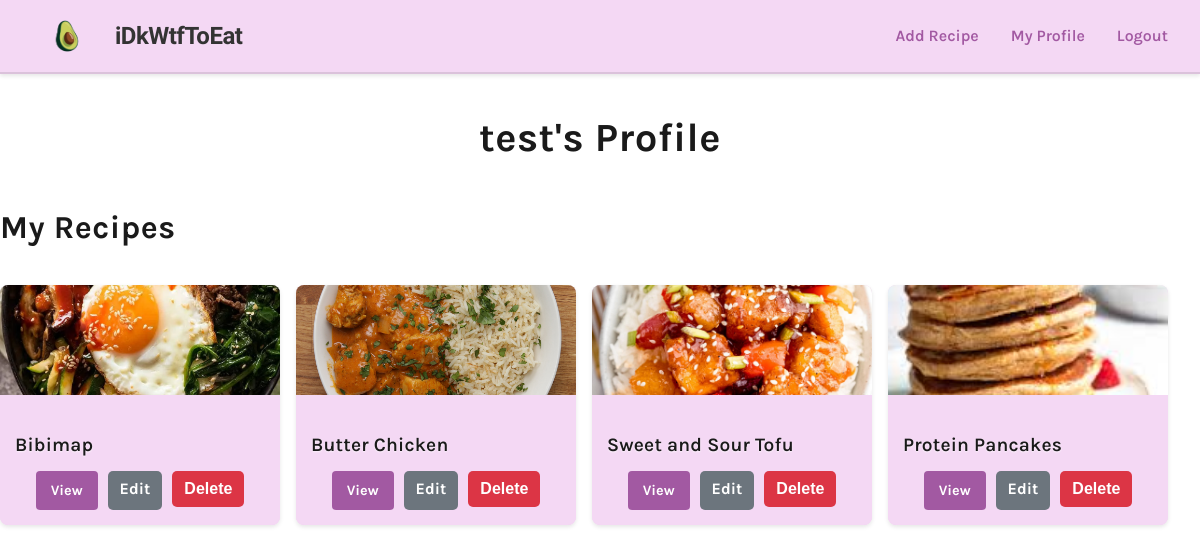
The page /user/test (signed in) on the database its author committed.
### app/models.py (models this page shows, shortened)
class User(UserMixin, db.Model):
    id = db.Column(db.Integer, primary_key=True)
    username = db.Column(db.String(64), unique=True, nullable=False)
    email = db.Column(db.String(120), unique=True, nullable=False)
    password_hash = db.Column(db.String(128))
    recipes = db.relationship('Recipe', backref='author', lazy='dynamic')

class Recipe(db.Model):
    id = db.Column(db.Integer, primary_key=True)
    title = db.Column(db.String(100), nullable=False)
    description = db.Column(db.Text)
    ingredients = db.Column(db.Text, nullable=False)
    instructions = db.Column(db.Text, nullable=False)
    calories = db.Column(db.Float, nullable=False)
    protein = db.Column(db.Float, nullable=False)
    created_at = db.Column(db.DateTime, default=datetime.utcnow)
    user_id = db.Column(db.Integer, db.ForeignKey('user.id'))
    category_id = db.Column(db.Integer, db.ForeignKey('category.id'))
    image_url = db.Column(db.String(255))  # Store the path to the uploaded image
    prep_time = db.Column(db.Float)
    cook_time = db.Column(db.Float)
    servings = db.Column(db.Float)

### app/main/routes.py (the view)
@bp.route('/user/<username>')
@login_required
def user(username):
    user = User.query.filter_by(username=username).first_or_404()
    recipes = Recipe.query.filter_by(user_id=user.id).all()
    return render_template('user.html', user=user, recipes=recipes)

### app/models.py (called while the page is built)
@login.user_loader
def load_user(id):
    return User.query.get(int(id))

### app/templates/user.html (shortened to what this page needs)
{% extends "base.html" %}
{% block content %}
    <div class="user-profile">
        <h1>{{ user.username }}'s Profile</h1>
        <div class="user-recipes">
            <h2>My Recipes</h2>
            {% if recipes %}
                <div class="recipe-grid">
                    {% for recipe in recipes %}
                        <div class="recipe-card">
                            {% if recipe.image_url %}
                                <img src="{{ recipe.image_url }}" alt="{{ recipe.title }}">
                            {% else %}
                                <img src="{{ url_for('static', filename='images/main-body-food.jpg') }}" alt="Default Recipe Image">
                            {% endif %}
                            <div class="recipe-info">
                                <h3>{{ recipe.title }}</h3>
                                <div class="recipe-actions">
                                    <a href="{{ url_for('main.view_recipe', id=recipe.id) }}" class="view-recipe">View</a>
                                    <a href="{{ url_for('main.edit_recipe', id=recipe.id) }}" class="btn btn-secondary">Edit</a>
                                    <form action="{{ url_for('main.delete_recipe', id=recipe.id) }}" method="POST" style="display: inline;">
                                        <button type="submit" class="btn btn-danger" onclick="return confirm('Are you sure you want to delete this recipe?')">Delete</button>
                                    </form>
                                </div>
                            </div>
                        </div>
                    {% endfor %}
                </div>
            {% else %}
                <p class="no-recipes">You haven't added any recipes yet.</p>
                <div class="text-center">
                    <a href="{{ url_for('main.new_recipe') }}" class="btn btn-primary">Add Your First Recipe</a>
                </div>
            {% endif %}
        </div>
    </div>
{% endblock %}

### app/static/css/styles.css (style rules this page uses)
:root { --primary-color: #F4D8F4; --secondary-color: #6c757d; --success-color: #28a745; --danger-color: #dc3545; --light-color: #f8f9fa; --dark-color: #343a40; --border-color: #dee2e6; --text-color: #333333; --link-color: #333333; --hover-color: #000000; }
* { margin: 0; padding: 0; box-sizing: border-box; }
body { font-family: "Karla", sans-serif; line-height: 1.6; color: #333; background-color: #ffffff; min-width: 100%; overflow-x: hidden; }
.btn { display: inline-block; font-weight: 400; text-align: center; white-space: nowrap; vertical-align: middle; user-select: none; border: 1px solid transparent; padding: 0.375rem 0.75rem; font-size: 1rem; line-height: 1.5; border-radius: 0.25rem; cursor: pointer; transition: background-color 0.15s ease-in-out, border-color 0.15s ease-in-out; }
.btn-secondary { color: #fff; background-color: var(--secondary-color); border-color: var(--secondary-color); }
.btn-danger { color: #fff; background-color: var(--danger-color); border-color: var(--danger-color); }
.recipe-grid, .recipes-grid, .user-recipes .recipe-grid { display: grid; grid-template-columns: repeat(auto-fill, minmax(300px, 1fr)); gap: 2rem; padding: 0; max-width: 1200px; margin: 0 auto; }
.recipe-card { background: #F4D8F4; border-radius: 8px; box-shadow: 0 2px 4px rgba(0, 0, 0, 0.1); overflow: hidden; transition: transform 0.3s ease; display: flex; flex-direction: column; height: 100%; padding: 0; }
.recipe-card img { width: 100%; height: 200px; object-fit: cover; }
.recipe-info { padding: 15px; display: flex; flex-direction: column; flex-grow: 1; }
.recipe-info h3 { margin: 0 0 10px 0; font-size: 1.2em; color: #333; }
.recipe-grid .recipe-card { height: 300px; position: relative; }
.recipe-grid .recipe-card img { width: 100%; height: 100%; object-fit: cover; }
.recipe-grid .recipe-info { position: absolute; bottom: 0; left: 0; right: 0; padding: 20px; background: #F4D8F4; }
.recipe-grid .recipe-info h3 { color: #333; margin: 0; font-size: 1.4em; font-weight: 600; }
.view-recipe-btn, .view-recipe { background: #F4D8F4; color: #333; padding: 8px 15px; border-radius: 4px; text-decoration: none; font-size: 0.9em; transition: background-color 0.3s ease; }
.user-profile { max-width: 1200px; margin: 2rem auto; }
.user-profile h1 { margin-bottom: 2rem; text-align: center; font-size: 2.5rem; color: var(--text-color); }
.user-recipes { margin-top: 2rem; max-width: 1200px; margin: 0 auto; }
.user-recipes h2 { margin-bottom: 2rem; font-size: 2rem; color: var(--text-color); }
.user-recipes .recipe-grid { display: grid; grid-template-columns: repeat(auto-fit, 280px); gap: 1rem; padding: 0; max-width: 1200px; margin: 0 auto; justify-content: start; }
.user-recipes .recipe-card { background: #F4D8F4; border-radius: 8px; box-shadow: 0 2px 4px rgba(0, 0, 0, 0.1); overflow: hidden; transition: transform 0.3s ease; display: flex; flex-direction: column; height: 240px; width: 280px; }
.user-recipes .recipe-card img { width: 100%; height: 110px; object-fit: cover; }
.user-recipes .recipe-info { padding: 15px; display: flex; flex-direction: column; flex-grow: 1; }
.user-recipes .recipe-info h3 { margin: 0 0 10px 0; font-size: 1.2em; color: #333; }
.user-recipes .recipe-actions { margin-top: auto; display: flex; gap: 10px; justify-content: center; }
.user-recipes .view-recipe { background: #a259a2; color: white; padding: 8px 15px; border-radius: 4px; text-decoration: none; font-size: 0.9em; transition: background-color 0.3s ease; }
body, .container, .main-container, .card, .recipe-card, .recipe-info, .discover-section, .hot-recipes, .user-profile, .user-recipes { color: #222 !important; background-color: #fff; }
h1, h2, h3, h4, h5, h6, .recipe-header h1, .hot-recipes h2, .discover-section h1, .user-profile h1, .user-recipes h2 { color: #1a1a1a !important; font-weight: 700; letter-spacing: 0.5px; text-shadow: 0 1px 2px rgba(255,255,255,0.7); }
a, .nav-link { color: #a259a2; text-decoration: none; font-weight: 600; transition: color 0.2s; }
.btn, .btn-primary, .btn-secondary, .btn-danger, .filter-button, .view-recipe-btn, .view-recipe { font-weight: 700; border-radius: 5px; outline: none; border: none; transition: background 0.2s, color 0.2s; }
.card-title, .recipe-title h3, .recipe-info h3 { color: #1a1a1a !important; font-weight: 700; letter-spacing: 0.2px; }

### rows shown on the page
User: username "test"
Recipe: image_url (picture), title "Bibimap"
Recipe: image_url (picture), title "Butter Chicken"
Recipe: image_url (picture), title "Sweet and Sour Tofu"
Recipe: image_url (picture), title "Protein Pancakes"
